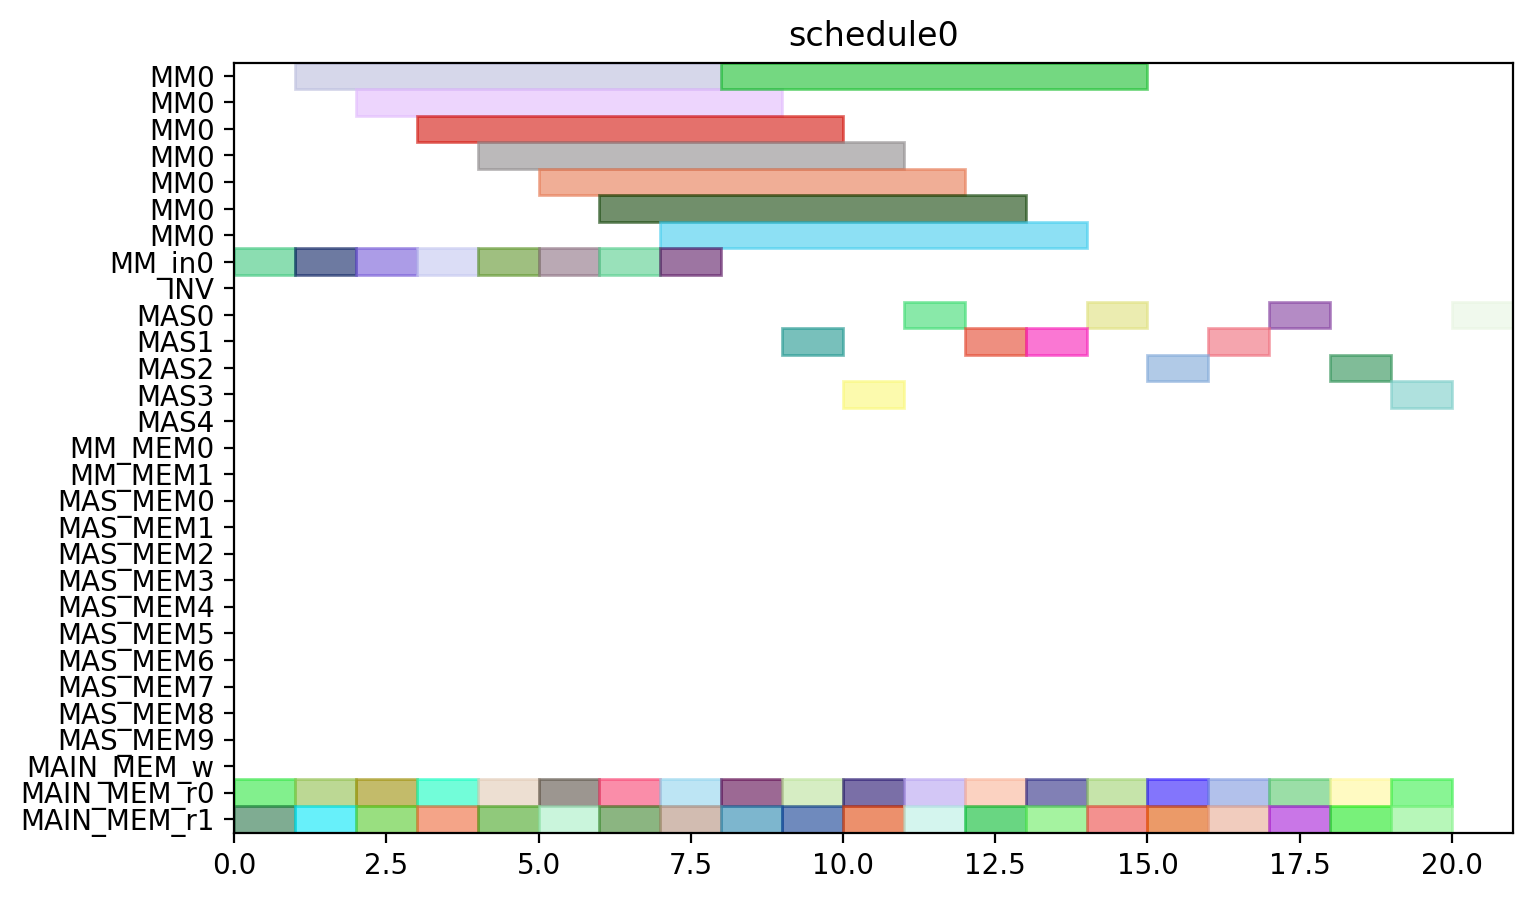

This chart was generated by the following Python code:
from pyschedule import Scenario, solvers, plotters, alt


def solve():
	horizon = 90
	S = Scenario("schedule0", horizon=horizon)

	# resource
	MM = S.Resources('MM', num=1, size=7)
	MM_in = S.Resources('MM_in', num=1)
	INV = S.Resource('INV')
	MAS = S.Resources('MAS', num=5, size=1, periods=range(1, horizon))
	MM_MEM = S.Resources('MM_MEM', num=2)
	MAS_MEM = S.Resources('MAS_MEM', num=10)
	MAIN_MEM_w = S.Resource('MAIN_MEM_w', size=1)
	MAIN_MEM_r = S.Resources('MAIN_MEM_r', num=2)

	# result of previous scheduling

	# new tasks
	t0_t0 = S.Task('t0_t0', length=1, delay_cost=1)
	t0_t0 += alt(MAS)

	t0_t0_mem0 = S.Task('t0_t0_mem0', length=1, delay_cost=1)
	t0_t0_mem0 += MAIN_MEM_r[0]
	S += t0_t0_mem0 <= t0_t0

	t0_t0_mem1 = S.Task('t0_t0_mem1', length=1, delay_cost=1)
	t0_t0_mem1 += MAIN_MEM_r[1]
	S += t0_t0_mem1 <= t0_t0

	t0_t1 = S.Task('t0_t1', length=1, delay_cost=1)
	t0_t1 += alt(MAS)

	t0_t1_mem0 = S.Task('t0_t1_mem0', length=1, delay_cost=1)
	t0_t1_mem0 += MAIN_MEM_r[0]
	S += t0_t1_mem0 <= t0_t1

	t0_t1_mem1 = S.Task('t0_t1_mem1', length=1, delay_cost=1)
	t0_t1_mem1 += MAIN_MEM_r[1]
	S += t0_t1_mem1 <= t0_t1

	t0_t3_in = S.Task('t0_t3_in', length=1, delay_cost=1)
	t0_t3_in += alt(MM_in)
	t0_t3 = S.Task('t0_t3', length=7, delay_cost=1)
	t0_t3 += alt(MM)
	S += t0_t3>=t0_t3_in

	t0_t3_mem0 = S.Task('t0_t3_mem0', length=1, delay_cost=1)
	t0_t3_mem0 += MAIN_MEM_r[0]
	S += t0_t3_mem0 <= t0_t3

	t0_t3_mem1 = S.Task('t0_t3_mem1', length=1, delay_cost=1)
	t0_t3_mem1 += MAIN_MEM_r[1]
	S += t0_t3_mem1 <= t0_t3

	t10 = S.Task('t10', length=1, delay_cost=1)
	t10 += alt(MAS)

	t10_mem0 = S.Task('t10_mem0', length=1, delay_cost=1)
	t10_mem0 += MAIN_MEM_r[0]
	S += t10_mem0 <= t10

	t10_mem1 = S.Task('t10_mem1', length=1, delay_cost=1)
	t10_mem1 += MAIN_MEM_r[1]
	S += t10_mem1 <= t10

	t11 = S.Task('t11', length=1, delay_cost=1)
	t11 += alt(MAS)

	t11_mem0 = S.Task('t11_mem0', length=1, delay_cost=1)
	t11_mem0 += MAIN_MEM_r[0]
	S += t11_mem0 <= t11

	t11_mem1 = S.Task('t11_mem1', length=1, delay_cost=1)
	t11_mem1 += MAIN_MEM_r[1]
	S += t11_mem1 <= t11

	t3_t0_in = S.Task('t3_t0_in', length=1, delay_cost=1)
	t3_t0_in += alt(MM_in)
	t3_t0 = S.Task('t3_t0', length=7, delay_cost=1)
	t3_t0 += alt(MM)
	S += t3_t0>=t3_t0_in

	t3_t0_mem0 = S.Task('t3_t0_mem0', length=1, delay_cost=1)
	t3_t0_mem0 += MAIN_MEM_r[0]
	S += t3_t0_mem0 <= t3_t0

	t3_t0_mem1 = S.Task('t3_t0_mem1', length=1, delay_cost=1)
	t3_t0_mem1 += MAIN_MEM_r[1]
	S += t3_t0_mem1 <= t3_t0

	t3_t1_in = S.Task('t3_t1_in', length=1, delay_cost=1)
	t3_t1_in += alt(MM_in)
	t3_t1 = S.Task('t3_t1', length=7, delay_cost=1)
	t3_t1 += alt(MM)
	S += t3_t1>=t3_t1_in

	t3_t1_mem0 = S.Task('t3_t1_mem0', length=1, delay_cost=1)
	t3_t1_mem0 += MAIN_MEM_r[0]
	S += t3_t1_mem0 <= t3_t1

	t3_t1_mem1 = S.Task('t3_t1_mem1', length=1, delay_cost=1)
	t3_t1_mem1 += MAIN_MEM_r[1]
	S += t3_t1_mem1 <= t3_t1

	t3_t2 = S.Task('t3_t2', length=1, delay_cost=1)
	t3_t2 += alt(MAS)

	t3_t2_mem0 = S.Task('t3_t2_mem0', length=1, delay_cost=1)
	t3_t2_mem0 += MAIN_MEM_r[0]
	S += t3_t2_mem0 <= t3_t2

	t3_t2_mem1 = S.Task('t3_t2_mem1', length=1, delay_cost=1)
	t3_t2_mem1 += MAIN_MEM_r[1]
	S += t3_t2_mem1 <= t3_t2

	t3_t3 = S.Task('t3_t3', length=1, delay_cost=1)
	t3_t3 += alt(MAS)

	t3_t3_mem0 = S.Task('t3_t3_mem0', length=1, delay_cost=1)
	t3_t3_mem0 += MAIN_MEM_r[0]
	S += t3_t3_mem0 <= t3_t3

	t3_t3_mem1 = S.Task('t3_t3_mem1', length=1, delay_cost=1)
	t3_t3_mem1 += MAIN_MEM_r[1]
	S += t3_t3_mem1 <= t3_t3

	t4_t0 = S.Task('t4_t0', length=1, delay_cost=1)
	t4_t0 += alt(MAS)

	t4_t0_mem0 = S.Task('t4_t0_mem0', length=1, delay_cost=1)
	t4_t0_mem0 += MAIN_MEM_r[0]
	S += t4_t0_mem0 <= t4_t0

	t4_t0_mem1 = S.Task('t4_t0_mem1', length=1, delay_cost=1)
	t4_t0_mem1 += MAIN_MEM_r[1]
	S += t4_t0_mem1 <= t4_t0

	t4_t1 = S.Task('t4_t1', length=1, delay_cost=1)
	t4_t1 += alt(MAS)

	t4_t1_mem0 = S.Task('t4_t1_mem0', length=1, delay_cost=1)
	t4_t1_mem0 += MAIN_MEM_r[0]
	S += t4_t1_mem0 <= t4_t1

	t4_t1_mem1 = S.Task('t4_t1_mem1', length=1, delay_cost=1)
	t4_t1_mem1 += MAIN_MEM_r[1]
	S += t4_t1_mem1 <= t4_t1

	t4_t3_in = S.Task('t4_t3_in', length=1, delay_cost=1)
	t4_t3_in += alt(MM_in)
	t4_t3 = S.Task('t4_t3', length=7, delay_cost=1)
	t4_t3 += alt(MM)
	S += t4_t3>=t4_t3_in

	t4_t3_mem0 = S.Task('t4_t3_mem0', length=1, delay_cost=1)
	t4_t3_mem0 += MAIN_MEM_r[0]
	S += t4_t3_mem0 <= t4_t3

	t4_t3_mem1 = S.Task('t4_t3_mem1', length=1, delay_cost=1)
	t4_t3_mem1 += MAIN_MEM_r[1]
	S += t4_t3_mem1 <= t4_t3

	t5_t0_in = S.Task('t5_t0_in', length=1, delay_cost=1)
	t5_t0_in += alt(MM_in)
	t5_t0 = S.Task('t5_t0', length=7, delay_cost=1)
	t5_t0 += alt(MM)
	S += t5_t0>=t5_t0_in

	t5_t0_mem0 = S.Task('t5_t0_mem0', length=1, delay_cost=1)
	t5_t0_mem0 += MAIN_MEM_r[0]
	S += t5_t0_mem0 <= t5_t0

	t5_t0_mem1 = S.Task('t5_t0_mem1', length=1, delay_cost=1)
	t5_t0_mem1 += MAIN_MEM_r[1]
	S += t5_t0_mem1 <= t5_t0

	t5_t1_in = S.Task('t5_t1_in', length=1, delay_cost=1)
	t5_t1_in += alt(MM_in)
	t5_t1 = S.Task('t5_t1', length=7, delay_cost=1)
	t5_t1 += alt(MM)
	S += t5_t1>=t5_t1_in

	t5_t1_mem0 = S.Task('t5_t1_mem0', length=1, delay_cost=1)
	t5_t1_mem0 += MAIN_MEM_r[0]
	S += t5_t1_mem0 <= t5_t1

	t5_t1_mem1 = S.Task('t5_t1_mem1', length=1, delay_cost=1)
	t5_t1_mem1 += MAIN_MEM_r[1]
	S += t5_t1_mem1 <= t5_t1

	t5_t2 = S.Task('t5_t2', length=1, delay_cost=1)
	t5_t2 += alt(MAS)

	t5_t2_mem0 = S.Task('t5_t2_mem0', length=1, delay_cost=1)
	t5_t2_mem0 += MAIN_MEM_r[0]
	S += t5_t2_mem0 <= t5_t2

	t5_t2_mem1 = S.Task('t5_t2_mem1', length=1, delay_cost=1)
	t5_t2_mem1 += MAIN_MEM_r[1]
	S += t5_t2_mem1 <= t5_t2

	t5_t3 = S.Task('t5_t3', length=1, delay_cost=1)
	t5_t3 += alt(MAS)

	t5_t3_mem0 = S.Task('t5_t3_mem0', length=1, delay_cost=1)
	t5_t3_mem0 += MAIN_MEM_r[0]
	S += t5_t3_mem0 <= t5_t3

	t5_t3_mem1 = S.Task('t5_t3_mem1', length=1, delay_cost=1)
	t5_t3_mem1 += MAIN_MEM_r[1]
	S += t5_t3_mem1 <= t5_t3

	t6_t0_in = S.Task('t6_t0_in', length=1, delay_cost=1)
	t6_t0_in += alt(MM_in)
	t6_t0 = S.Task('t6_t0', length=7, delay_cost=1)
	t6_t0 += alt(MM)
	S += t6_t0>=t6_t0_in

	t6_t0_mem0 = S.Task('t6_t0_mem0', length=1, delay_cost=1)
	t6_t0_mem0 += MAIN_MEM_r[0]
	S += t6_t0_mem0 <= t6_t0

	t6_t0_mem1 = S.Task('t6_t0_mem1', length=1, delay_cost=1)
	t6_t0_mem1 += MAIN_MEM_r[1]
	S += t6_t0_mem1 <= t6_t0

	t6_t1_in = S.Task('t6_t1_in', length=1, delay_cost=1)
	t6_t1_in += alt(MM_in)
	t6_t1 = S.Task('t6_t1', length=7, delay_cost=1)
	t6_t1 += alt(MM)
	S += t6_t1>=t6_t1_in

	t6_t1_mem0 = S.Task('t6_t1_mem0', length=1, delay_cost=1)
	t6_t1_mem0 += MAIN_MEM_r[0]
	S += t6_t1_mem0 <= t6_t1

	t6_t1_mem1 = S.Task('t6_t1_mem1', length=1, delay_cost=1)
	t6_t1_mem1 += MAIN_MEM_r[1]
	S += t6_t1_mem1 <= t6_t1

	t6_t2 = S.Task('t6_t2', length=1, delay_cost=1)
	t6_t2 += alt(MAS)

	t6_t2_mem0 = S.Task('t6_t2_mem0', length=1, delay_cost=1)
	t6_t2_mem0 += MAIN_MEM_r[0]
	S += t6_t2_mem0 <= t6_t2

	t6_t2_mem1 = S.Task('t6_t2_mem1', length=1, delay_cost=1)
	t6_t2_mem1 += MAIN_MEM_r[1]
	S += t6_t2_mem1 <= t6_t2

	t6_t3 = S.Task('t6_t3', length=1, delay_cost=1)
	t6_t3 += alt(MAS)

	t6_t3_mem0 = S.Task('t6_t3_mem0', length=1, delay_cost=1)
	t6_t3_mem0 += MAIN_MEM_r[0]
	S += t6_t3_mem0 <= t6_t3

	t6_t3_mem1 = S.Task('t6_t3_mem1', length=1, delay_cost=1)
	t6_t3_mem1 += MAIN_MEM_r[1]
	S += t6_t3_mem1 <= t6_t3

	solvers.mip.solve(S,msg=1,kind='CPLEX',ratio_gap=1.01)

	solution = [['hoge']*len(S.solution()[1]) for i in range(len(S.solution()))]
	for i in range(len(S.solution())):
		for j in range(len(S.solution()[i])):
			solution[i][j]=str(S.solution()[i][j])
	print(solution)

	cycles = int(solution[-1][3])

	pic_file_name = "/home/mfukuda/ABE/python/multiRAM_multiMAS/scheduling_result/stage7MM1_stage1MAS5/SQR012345/schedule0.png"
	if(S.solution() != []):
		plotters.matplotlib.plot(S,img_filename=pic_file_name, show_task_labels=False, fig_size=(cycles*0.25+3, 5))

	return solution
